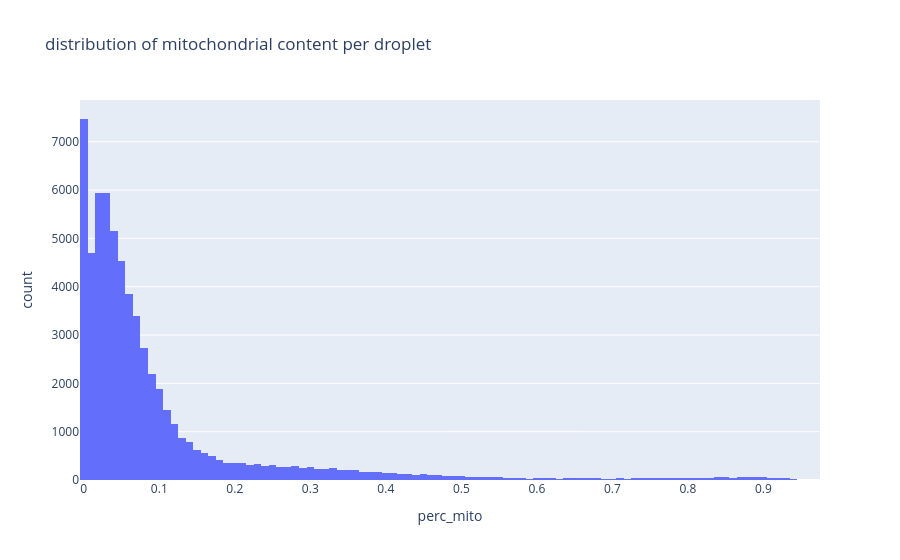

Notebook code cell kept with this figure:
### Markdown cell above
:::{.callout-tip title="Task T2"}

Cells with too much mitochondrial content might be broken cells spilling out MT content, or ambient noise captured into the droplet. Choose a maximum allowed value for mitochondrial content. Standard values for such threshold are between 0.05 and 0.2.

:::

### Code cell
fig = px.histogram(adata.obs, x='perc_mito', nbins=100, title='distribution of mitochondrial content per droplet')
fig.show()

### Figure 1 — Plotly figure (JSON) as saved in the notebook; plotly's stock layout.template omitted (floating-point values rounded to 4 significant figures; data arrays with more than 128 entries replaced by an {"elided": "..."} marker saying what was removed)
{"data": [{"bingroup": "x", "hovertemplate": "perc_mito=%{x}<br>count=%{y}<extra></extra>", "legendgroup": "", "marker": {"color": "#636efa", "pattern": {"shape": ""}}, "name": "", "nbinsx": 100, "orientation": "v", "showlegend": false, "type": "histogram", "x": {"elided": "62751 float values"}, "xaxis": "x", "yaxis": "y"}], "layout": {"barmode": "relative", "legend": {"tracegroupgap": 0}, "title": {"text": "distribution of mitochondrial content per droplet"}, "xaxis": {"anchor": "y", "domain": [0, 1], "title": {"text": "perc_mito"}}, "yaxis": {"anchor": "x", "domain": [0, 1], "title": {"text": "count"}}}}
